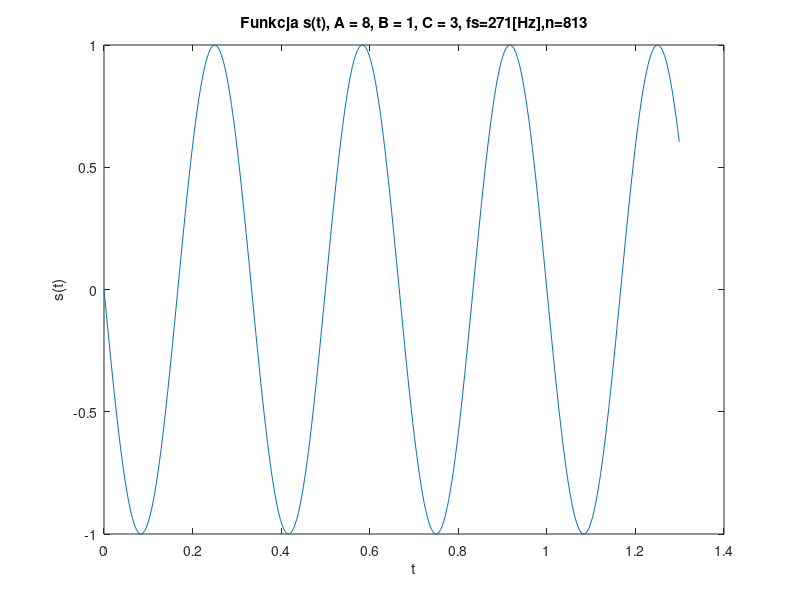
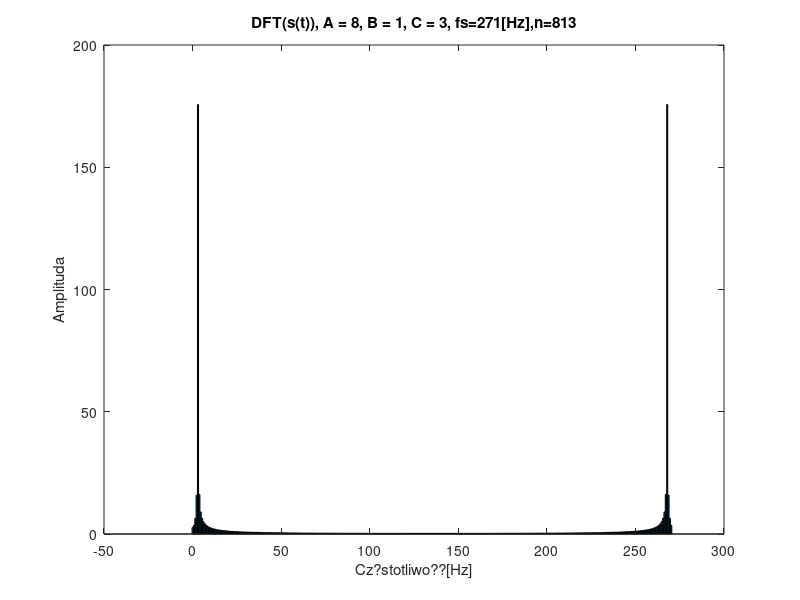
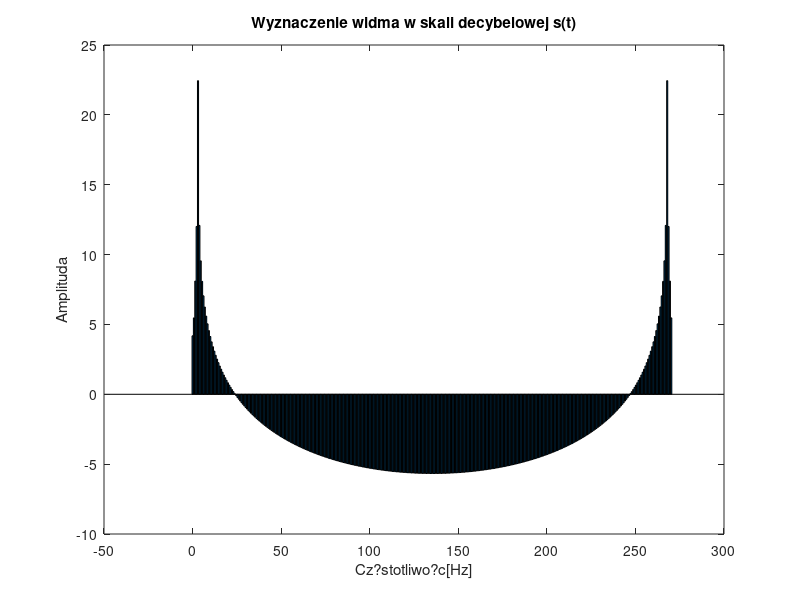
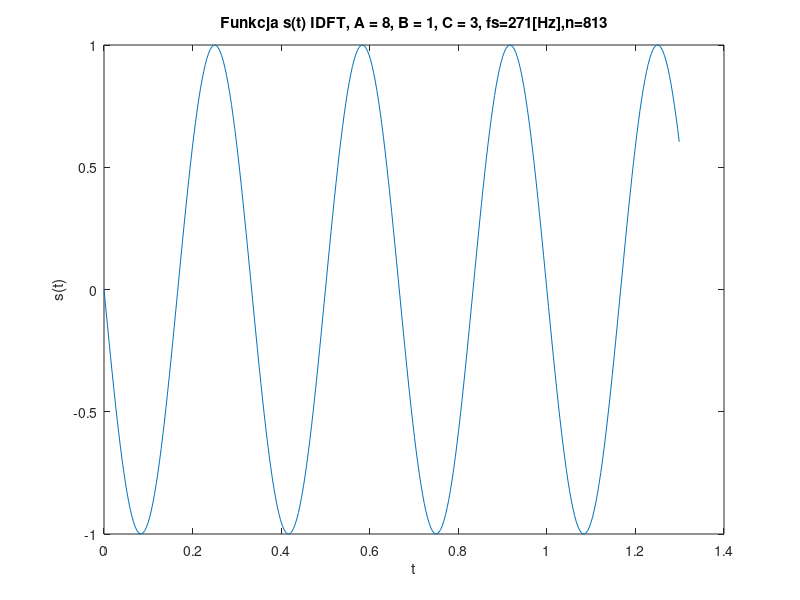

Here is the MATLAB script that generated these plots, in order: (Note: this script raises an error after producing the figures.)

fileID = fopen('X_0_1.txt','r');
formatSpec = '%f'
x = fscanf(fileID,formatSpec)
fclose(fileID);

fileID = fopen('Y_0_1.txt','r');
formatSpec = '%f'
y = fscanf(fileID,formatSpec)
fclose(fileID);
 
figure
plot(x,y)
title('Funkcja s(t), A = 8, B = 1, C = 3, fs=271[Hz],n=813')
xlabel('t')
ylabel('s(t)')
 
fileID = fopen('X_0_2.txt','r');
formatSpec = '%f'
x = fscanf(fileID,formatSpec)
fclose(fileID);
 
fileID = fopen('Y_0_2.txt','r');
formatSpec = '%f'
y = fscanf(fileID,formatSpec)
fclose(fileID);
 
figure
bar(x,y)
title('DFT(s(t)), A = 8, B = 1, C = 3, fs=271[Hz],n=813')
xlabel('Cz?stotliwo??[Hz]')
ylabel('Amplituda')
 
fileID = fopen('X_0_3.txt','r');
formatSpec = '%f'
x = fscanf(fileID,formatSpec)
fclose(fileID);

fileID = fopen('Y_0_3.txt','r');
formatSpec = '%f'
y = fscanf(fileID,formatSpec)
fclose(fileID);

figure
bar(x,y)
title('Wyznaczenie widma w skali decybelowej s(t)')
xlabel('Cz?stotliwo?c[Hz]')
ylabel('Amplituda')

fileID = fopen('X_0_4.txt','r');
formatSpec = '%f'
x = fscanf(fileID,formatSpec)
fclose(fileID);
 
fileID = fopen('Y_0_4.txt','r');
formatSpec = '%f'
y = fscanf(fileID,formatSpec)
fclose(fileID);
 
figure
plot(x,y)
title('Funkcja s(t) IDFT, A = 8, B = 1, C = 3, fs=271[Hz],n=813')
xlabel('t')
ylabel('s(t)')
 

% FUNKCJA X<---------------------------------------------------------------


fileID = fopen('X_1_1.txt','r');
formatSpec = '%f'
x = fscanf(fileID,formatSpec)
fclose(fileID);

fileID = fopen('Y_1_1.txt','r');
formatSpec = '%f'
y = fscanf(fileID,formatSpec)
fclose(fileID);

figure
plot(x,y)
title('Funkcja x(t), A = 8, B = 1, C = 3, fs=271[Hz],n=813')
xlabel('t')
ylabel('x(t)')

fileID = fopen('X_1_2.txt','r');
formatSpec = '%f'
x = fscanf(fileID,formatSpec)
fclose(fileID);
 
fileID = fopen('Y_1_2.txt','r');
formatSpec = '%f'
y = fscanf(fileID,formatSpec)
fclose(fileID);
 
figure
bar(x,y)
title('DFT(x(t)), A = 8, B = 1, C = 3, fs=271[Hz],n=813')
xlabel('Cz?stotliwo??[Hz]')
ylabel('Amplituda')

fileID = fopen('X_1_3.txt','r');
formatSpec = '%f'
x = fscanf(fileID,formatSpec)
fclose(fileID);

fileID = fopen('Y_1_3.txt','r');
formatSpec = '%f'
y = fscanf(fileID,formatSpec)
fclose(fileID);

figure
bar(x,y)
title('Wyznaczenie widma w skali decybelowej x(t)')
xlabel('Cz?stotliwo?c[Hz]')
ylabel('Amplituda')


%FUNKCJA Y<----------------------------------------------------------------


fileID = fopen('X_2_1.txt','r');
formatSpec = '%f'
x = fscanf(fileID,formatSpec)
fclose(fileID);

fileID = fopen('Y_2_1.txt','r');
formatSpec = '%f'
y = fscanf(fileID,formatSpec)
fclose(fileID);
 
figure
plot(x,y)
title('Funkcja y(t), A = 8, B = 1, C = 3, fs=271[Hz],n=813')
xlabel('t')
ylabel('y(t)')

fileID = fopen('X_2_2.txt','r');
formatSpec = '%f'
x = fscanf(fileID,formatSpec)
fclose(fileID);

fileID = fopen('Y_2_2.txt','r');
formatSpec = '%f'
y = fscanf(fileID,formatSpec)
fclose(fileID);

figure
bar(x,y)
title('DFT(y(t)), A = 8, B = 1, C = 3, fs=271[Hz],n=813')
xlabel('Cz?stotliwo??[Hz]')
ylabel('Amplituda') 
 
fileID = fopen('X_2_3.txt','r');
formatSpec = '%f'
x = fscanf(fileID,formatSpec)
fclose(fileID);
 
fileID = fopen('Y_2_3.txt','r');
formatSpec = '%f'
y = fscanf(fileID,formatSpec)
fclose(fileID);
 
figure
bar(x,y)
title('Wyznaczenie widma w skali decybelowej y(t)')
xlabel('Cz?stotliwo?c[Hz]')
ylabel('Amplituda')


%FUNKCJA Z<----------------------------------------------------------------

fileID = fopen('X_3_1.txt','r');
formatSpec = '%f'
x = fscanf(fileID,formatSpec)
fclose(fileID);

fileID = fopen('Y_3_1.txt','r');
formatSpec = '%f'
y = fscanf(fileID,formatSpec)
fclose(fileID);

figure
plot(x,y)
title('Funkcja z(t), A = 8, B = 1, C = 3, fs=271[Hz],n=813')
xlabel('t')
ylabel('z(t)')

fileID = fopen('X_3_2.txt','r');
formatSpec = '%f'
x = fscanf(fileID,formatSpec)
fclose(fileID);

fileID = fopen('Y_3_2.txt','r');
formatSpec = '%f'
y = fscanf(fileID,formatSpec)
fclose(fileID);

figure
bar(x,y)
title('DFT(z(t)), A = 8, B = 1, C = 3, fs=271[Hz],n=813')
xlabel('Cz?stotliwo??[Hz]')
ylabel('Amplituda')


fileID = fopen('X_3_3.txt','r');
formatSpec = '%f'
x = fscanf(fileID,formatSpec)
fclose(fileID);

fileID = fopen('Y_3_3.txt','r');
formatSpec = '%f'
y = fscanf(fileID,formatSpec)
fclose(fileID);

figure
bar(x,y)
title('Wyznaczenie widma w skali decybelowej z(t)')
xlabel('Cz?stotliwo?c[Hz]')
ylabel('Amplituda')


%FUNKCJA U<----------------------------------------------------------------


fileID = fopen('X_4_1.txt','r');
formatSpec = '%f'
x = fscanf(fileID,formatSpec)
fclose(fileID);

fileID = fopen('Y_4_1.txt','r');
formatSpec = '%f'
y = fscanf(fileID,formatSpec)
fclose(fileID);
 
figure
plot(x,y)
title('Funkcja u(t), A = 8, B = 1, C = 3, fs=271[Hz],n=813')
xlabel('t')
ylabel('u(t)')

fileID = fopen('X_4_2.txt','r');
formatSpec = '%f'
x = fscanf(fileID,formatSpec)
fclose(fileID);

fileID = fopen('Y_4_2.txt','r');
formatSpec = '%f'
y = fscanf(fileID,formatSpec)
fclose(fileID);
 
figure
bar(x,y)
title('DFT(u(t)), A = 8, B = 1, C = 3, fs=271[Hz],n=813')
xlabel('Cz?stotliwo??[Hz]')
ylabel('Amplituda')
 
fileID = fopen('X_4_3.txt','r');
formatSpec = '%f'
x = fscanf(fileID,formatSpec)
fclose(fileID);

fileID = fopen('Y_4_3.txt','r');
formatSpec = '%f'
y = fscanf(fileID,formatSpec)
fclose(fileID);
 
figure
bar(x,y)
title('Wyznaczenie widma w skali decybelowej u(t)')
xlabel('Cz?stotliwo?c[Hz]')
ylabel('Amplituda')


%FUNKCJA P N=2<------------------------------------------------------------


fileID = fopen('X_6_1.txt','r');
formatSpec = '%f'
x = fscanf(fileID,formatSpec)
fclose(fileID);
 
fileID = fopen('Y_6_1.txt','r');
formatSpec = '%f'
y = fscanf(fileID,formatSpec)
fclose(fileID);

figure
plot(x,y)
title('Funkcja p(t) i N=2, A = 8, B = 1, C = 3, fs=271[Hz],n=813')
xlabel('t')
ylabel('p(t)')
 
fileID = fopen('X_6_2.txt','r');
formatSpec = '%f'
x = fscanf(fileID,formatSpec)
fclose(fileID);

fileID = fopen('Y_6_2.txt','r');
formatSpec = '%f'
y = fscanf(fileID,formatSpec)
fclose(fileID);
 
figure
bar(x,y)
title('DFT(p(t)) i N=2, A = 8, B = 1, C = 3, fs=271[Hz],n=813')
xlabel('Cz?stotliwo??[Hz]')
ylabel('Amplituda')
 
fileID = fopen('X_6_3.txt','r');
formatSpec = '%f'
x = fscanf(fileID,formatSpec)
fclose(fileID);

fileID = fopen('Y_6_3.txt','r');
formatSpec = '%f'
y = fscanf(fileID,formatSpec)
fclose(fileID);
 
figure
bar(x,y)
title('Wyznaczenie widma w skali decybelowej p(t) i N=2')
xlabel('Cz?stotliwo?c[Hz]')
ylabel('Amplituda')


%FUNKCJA P i N=4<----------------------------------------------------------


fileID = fopen('X_7_1.txt','r');
formatSpec = '%f'
x = fscanf(fileID,formatSpec)
fclose(fileID);
 
fileID = fopen('Y_7_1.txt','r');
formatSpec = '%f'
y = fscanf(fileID,formatSpec)
fclose(fileID);
 
figure
plot(x,y)
title('Funkcja p(t) i N=4, A = 8, B = 1, C = 3, fs=271[Hz],n=813')
xlabel('t')
ylabel('p(t)')
 
fileID = fopen('X_7_2.txt','r');
formatSpec = '%f'
x = fscanf(fileID,formatSpec)
fclose(fileID);
 
fileID = fopen('Y_7_2.txt','r');
formatSpec = '%f'
y = fscanf(fileID,formatSpec)
fclose(fileID);

figure
bar(x,y)
title('DFT(p(t)) i N=4, A = 8, B = 1, C = 3, fs=271[Hz],n=813')
xlabel('Cz?stotliwo??[Hz]')
ylabel('Amplituda') 

fileID = fopen('X_7_3.txt','r');
formatSpec = '%f'
x = fscanf(fileID,formatSpec)
fclose(fileID);
 
fileID = fopen('Y_7_3.txt','r');
formatSpec = '%f'
y = fscanf(fileID,formatSpec)
fclose(fileID);

figure
bar(x,y)
title('Wyznaczenie widma w skali decybelowej p(t) i N=4')
xlabel('Cz?stotliwo?c[Hz]')
ylabel('Amplituda')


%FUNKCJA P i N=81<---------------------------------------------------------


fileID = fopen('X_8_1.txt','r');
formatSpec = '%f'
x = fscanf(fileID,formatSpec)
fclose(fileID);

fileID = fopen('Y_8_1.txt','r');
formatSpec = '%f'
y = fscanf(fileID,formatSpec)
fclose(fileID);

figure
plot(x,y)
title('Funkcja p(t) i N=81, A = 8, B = 1, C = 3, fs=271[Hz],n=813')
xlabel('t')
ylabel('p(t)')
 
fileID = fopen('X_8_2.txt','r');
formatSpec = '%f'
x = fscanf(fileID,formatSpec)
fclose(fileID);
 
fileID = fopen('Y_8_2.txt','r');
formatSpec = '%f'
y = fscanf(fileID,formatSpec)
fclose(fileID);

figure
bar(x,y)
title('DFT(p(t)) i N=81, A = 8, B = 1, C = 3, fs=271[Hz],n=813')
xlabel('Cz?stotliwo??[Hz]')
ylabel('Amplituda')
 
fileID = fopen('X_8_3.txt','r');
formatSpec = '%f'
x = fscanf(fileID,formatSpec)
fclose(fileID);

fileID = fopen('Y_8_3.txt','r');
formatSpec = '%f'
y = fscanf(fileID,formatSpec)
fclose(fileID);
 
figure
bar(x,y)
title('Wyznaczenie widma w skali decybelowej p(t) i N=81')
xlabel('Cz?stotliwo?c[Hz]')
ylabel('Amplituda')


%FUNKCJA V<----------------------------------------------------------------

fileID = fopen('X1_5_1.txt','r');
formatSpec = '%f'
x = fscanf(fileID,formatSpec)
fclose(fileID);
 
fileID = fopen('Y1_5_1.txt','r');
formatSpec = '%f'
y = fscanf(fileID,formatSpec)
fclose(fileID);

figure
plot(x,y,'b')
title('Funkcja v(t), A = 8, B = 1, C = 3, fs=271[Hz],n=813')
xlabel('t')
ylabel('v(t)')

hold on
 
fileID = fopen('X2_5_1.txt','r');
formatSpec = '%f'
x = fscanf(fileID,formatSpec)
fclose(fileID);
 
fileID = fopen('Y2_5_1.txt','r');
formatSpec = '%f'
y = fscanf(fileID,formatSpec)
fclose(fileID);

plot(x,y,'b')
 
fileID = fopen('X3_5_1.txt','r');
formatSpec = '%f'
x = fscanf(fileID,formatSpec)
fclose(fileID);
 
fileID = fopen('Y3_5_1.txt','r');
formatSpec = '%f'
y = fscanf(fileID,formatSpec)
fclose(fileID);

plot(x,y,'b')
 
fileID = fopen('X_5_2.txt','r');
formatSpec = '%f'
x = fscanf(fileID,formatSpec)
fclose(fileID);

fileID = fopen('Y_5_2.txt','r');
formatSpec = '%f'
y = fscanf(fileID,formatSpec)
fclose(fileID);

figure
bar(x,y)
title('DFT(v(t)), A = 8, B = 1, C = 3, fs=271[Hz],n=813')
xlabel('Cz?stotliwo??[Hz]')
ylabel('Amplituda')
 
fileID = fopen('X_5_3.txt','r');
formatSpec = '%f'
x = fscanf(fileID,formatSpec)
fclose(fileID);
 
fileID = fopen('Y_5_3.txt','r');
formatSpec = '%f'
y = fscanf(fileID,formatSpec)
fclose(fileID);

figure
bar(x,y)
title('Wyznaczenie widma w skali decybelowej v(t)')
xlabel('Cz?stotliwo?c[Hz]')
ylabel('Amplituda')